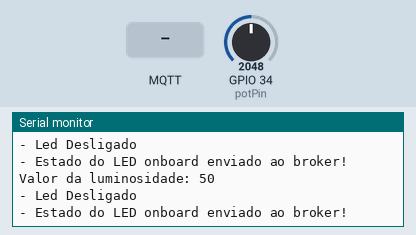
Simulated run of this sketch. Board: ESP32. Shown: the last lines printed to the serial monitor. Inputs (shaded band) come from the test bench; at power-on: GPIO 34 (potPin) = 2048. WiFi joins after 1.5 s; servers stay silent unless stated; no MQTT or app messages arrive unless stated.

Above: at 9.9 s.
10.0 s: MQTT message "1" arrives on the first subscribed topic
12.2 s: MQTT message "on" arrives on the first subscribed topic
14.2 s: MQTT message "off" arrives on the first subscribed topic
16.2 s: GPIO 34 (potPin) set to 2866
At 17.1 s:
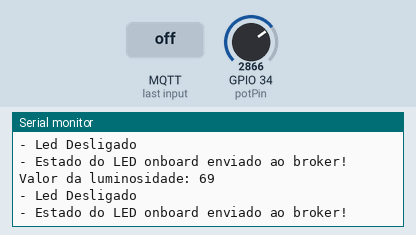
17.7 s: GPIO 34 (potPin) set to 3603
At 18.6 s:
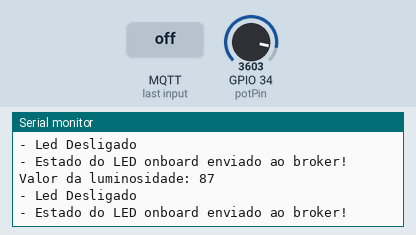
Timing chart, 0 to 20.2 s (numbered marks = the images above; inputs shaded):
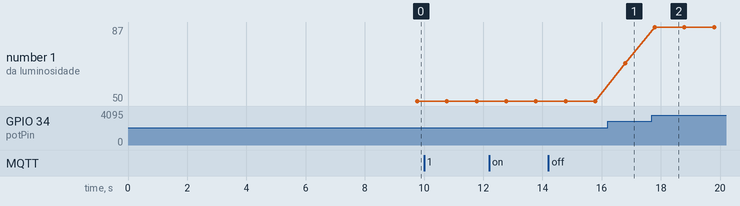

The sketch:

smartlamp.ino
```cpp
// Visionary Solutuions:
// Arthur Araújo Tenório - 562272
// Breno Golçalves Báo - 564037
// Rodrigo Cardoso Tadeo - 562010
// Vinicius Cavalcanti dos Reis - 562063
//Resumo: Esse programa possibilita ligar e desligar o led onboard, além de mandar o status para o Broker MQTT possibilitando o Helix saber
//se o led está ligado ou desligado.

#include <WiFi.h>   // Biblioteca para conectar o ESP32 no Wi-Fi
#include <PubSubClient.h>   // Biblioteca para comunicação MQTT (publicar/assinar tópicos)

// Configurações - variáveis editáveis
const char* default_SSID = "FIAP-IOT"; // Nome da rede Wi-Fi
const char* default_PASSWORD = "F!@p25.IOT"; // Senha da rede Wi-Fi
const char* default_BROKER_MQTT = "20.150.220.1"; // IP do Broker MQTT
const int default_BROKER_PORT = 1883; // Porta do Broker MQTT
const char* default_TOPICO_SUBSCRIBE = "/TEF/lamp001/cmd"; // Tópico MQTT de escuta
const char* default_TOPICO_PUBLISH_1 = "/TEF/lamp001/attrs"; // Tópico MQTT de envio de informações para Broker
const char* default_TOPICO_PUBLISH_2 = "/TEF/lamp001/attrs/l"; // Tópico MQTT de envio de informações para Broker
const char* default_ID_MQTT = "fiware_001"; // ID MQTT
const int default_D4 = 2; // Pino do LED onboard
// Declaração da variável para o prefixo do tópico
const char* topicPrefix = "lamp001";

// Variáveis para configurações editáveis
char* SSID = const_cast<char*>(default_SSID);
char* PASSWORD = const_cast<char*>(default_PASSWORD);
char* BROKER_MQTT = const_cast<char*>(default_BROKER_MQTT);
int BROKER_PORT = default_BROKER_PORT;
char* TOPICO_SUBSCRIBE = const_cast<char*>(default_TOPICO_SUBSCRIBE);
char* TOPICO_PUBLISH_1 = const_cast<char*>(default_TOPICO_PUBLISH_1);
char* TOPICO_PUBLISH_2 = const_cast<char*>(default_TOPICO_PUBLISH_2);
char* ID_MQTT = const_cast<char*>(default_ID_MQTT);
int D4 = default_D4;

WiFiClient espClient;   // Cliente Wi-Fi
PubSubClient MQTT(espClient);   // Cliente MQTT (usa o Wi-Fi para enviar dados)
char EstadoSaida = '0';     // Guarda se o LED está ligado ('1') ou desligado ('0')

void initSerial() {
    Serial.begin(115200);   // Inicia o monitor serial para debug
}

void initWiFi() {
    delay(10);
    Serial.println("------Conexao WI-FI------");
    Serial.print("Conectando-se na rede: ");
    Serial.println(SSID);
    Serial.println("Aguarde");
    reconectWiFi();     // Chama função que realmente conecta ao Wi-Fi
}

void initMQTT() {
    MQTT.setServer(BROKER_MQTT, BROKER_PORT);   // Define o broker e a porta
    MQTT.setCallback(mqtt_callback);    // Define a função que vai tratar mensagens recebidas
}

void setup() {
    InitOutput();   // Faz o LED piscar (efeito de inicialização)
    initSerial();   // Ativa o monitor serial
    initWiFi();     // Conecta no Wi-Fi
    initMQTT();     // Conecta no Broker MQTT
    delay(5000);
    MQTT.publish(TOPICO_PUBLISH_1, "s|on");     // Publica que a lâmpada iniciou ligada
}

void loop() {
    VerificaConexoesWiFIEMQTT();    // Garante que Wi-Fi e MQTT estejam conectados
    EnviaEstadoOutputMQTT();        // Envia estado do LED (ligado/desligado) para o Broker
    handleLuminosity();             // Lê sensor de luminosidade e envia valor
    MQTT.loop();                    // Mantém a comunicação MQTT ativa
}

void reconectWiFi() {
    if (WiFi.status() == WL_CONNECTED)
        return;     // Se já estiver conectado, sai da função
    WiFi.begin(SSID, PASSWORD);
    while (WiFi.status() != WL_CONNECTED) {
        delay(100);
        Serial.print(".");
    }
    Serial.println();
    Serial.println("Conectado com sucesso na rede ");
    Serial.print(SSID);
    Serial.println("IP obtido: ");
    Serial.println(WiFi.localIP());

    // Garantir que o LED inicie desligado
    digitalWrite(D4, LOW);
}

void mqtt_callback(char* topic, byte* payload, unsigned int length) {
    String msg;
    for (int i = 0; i < length; i++) {
        char c = (char)payload[i];
        msg += c;
    }
    Serial.print("- Mensagem recebida: ");
    Serial.println(msg);

    // Forma o padrão de tópico para comparação
    String onTopic = String(topicPrefix) + "@on|";
    String offTopic = String(topicPrefix) + "@off|";

    // Compara com o tópico recebido
    if (msg.equals(onTopic)) {
        digitalWrite(D4, HIGH);     // Liga LED
        EstadoSaida = '1';
    }

    if (msg.equals(offTopic)) {
        digitalWrite(D4, LOW);      // Desliga LED
        EstadoSaida = '0';
    }
}

void VerificaConexoesWiFIEMQTT() {
    if (!MQTT.connected())
        reconnectMQTT();    // Se perdeu conexão MQTT, reconecta
    reconectWiFi();     // Se perdeu Wi-Fi, reconecta
}

void EnviaEstadoOutputMQTT() {
    if (EstadoSaida == '1') {
        MQTT.publish(TOPICO_PUBLISH_1, "s|on");
        Serial.println("- Led Ligado");
    }

    if (EstadoSaida == '0') {
        MQTT.publish(TOPICO_PUBLISH_1, "s|off");
        Serial.println("- Led Desligado");
    }
    Serial.println("- Estado do LED onboard enviado ao broker!");
    delay(1000);
}

void InitOutput() {
    pinMode(D4, OUTPUT);
    digitalWrite(D4, HIGH);
    boolean toggle = false;

    for (int i = 0; i <= 10; i++) {
        toggle = !toggle;
        digitalWrite(D4, toggle);
        delay(200);
    }
}

void reconnectMQTT() {
    while (!MQTT.connected()) {
        Serial.print("* Tentando se conectar ao Broker MQTT: ");
        Serial.println(BROKER_MQTT);
        if (MQTT.connect(ID_MQTT)) {
            Serial.println("Conectado com sucesso ao broker MQTT!");
            MQTT.subscribe(TOPICO_SUBSCRIBE);       // Assina o tópico de comando
        } else {
            Serial.println("Falha ao reconectar no broker.");
            Serial.println("Haverá nova tentativa de conexão em 2s");
            delay(2000);
        }
    }
}

void handleLuminosity() {
    const int potPin = 34;      // Entrada analógica
    int sensorValue = analogRead(potPin);       // Lê valor entre 0 e 4095
    int luminosity = map(sensorValue, 0, 4095, 0, 100);     // Converte para 0–100 (%)
    String mensagem = String(luminosity);
    Serial.print("Valor da luminosidade: ");
    Serial.println(mensagem.c_str());
    MQTT.publish(TOPICO_PUBLISH_2, mensagem.c_str());   // Publica no broker
}
```

Measured:
- after the input at 16.2 s, the serial monitor: prints a new line after 0.59 s (image 1)
- after the input at 17.7 s, the serial monitor: prints a new line after 0.09 s (image 2)
- plotted number 1: 50 → 69 after the input at 16.2 s, 69 → 87 after the input at 17.7 s
